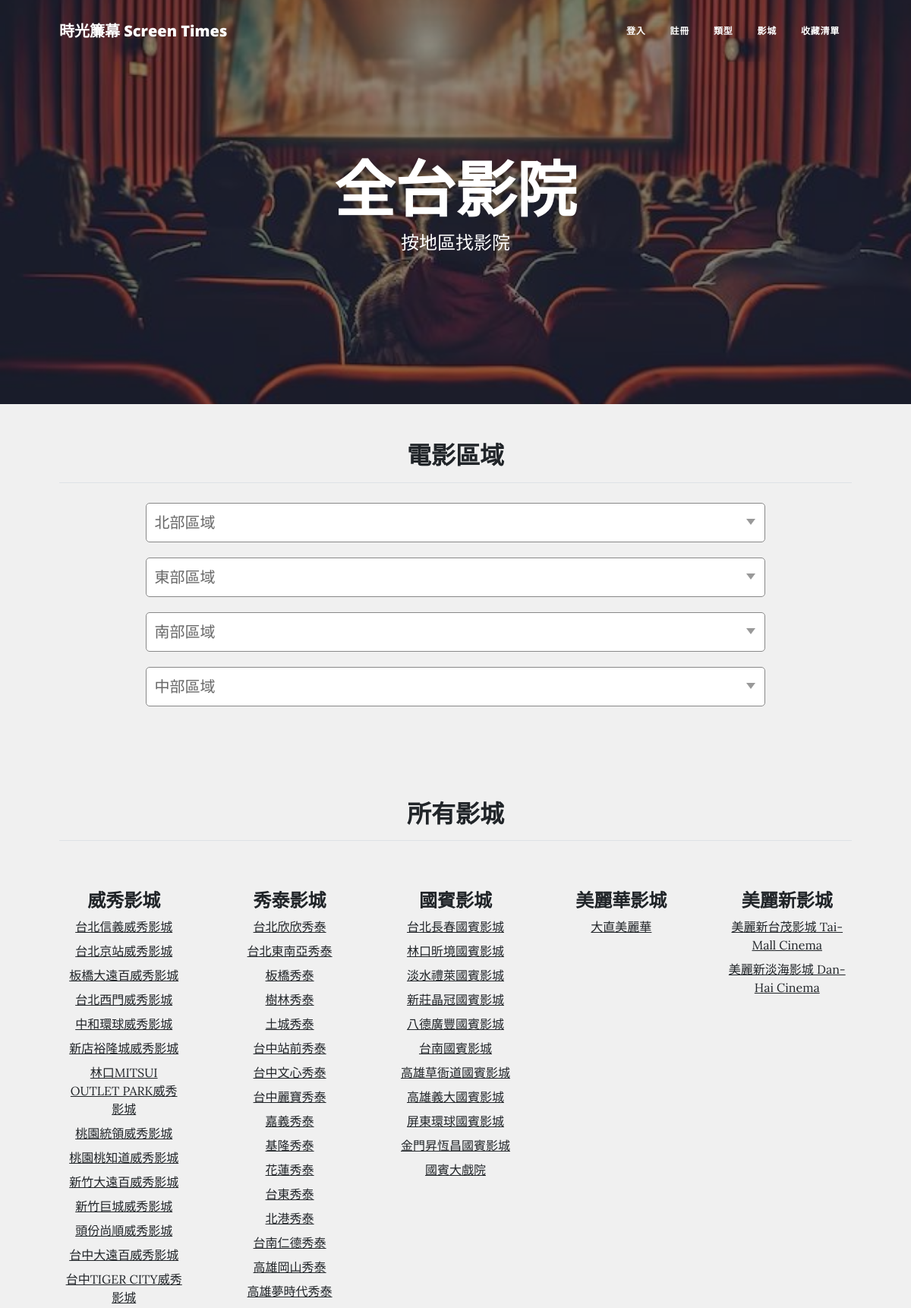
/theater/ (upper part), run on the app's committed database.
### movie_ticket_booking/models.py (models this page shows)
class Theater(models.Model):
    name = models.CharField(max_length=40, null=False)
    place = models.CharField(max_length=40, null=False)
    class Meta:
        db_table = "db_theater"

### movie_ticket_booking/views.py (the view)
# urls.py: path("theater/", views.show_theater_list),
def show_theater_list(request):
    if "username" in request.session:
        user = request.session["username"]
        admin = request.session["admin"]
    else:
        user = None
        admin = None
    theater_north, theater_west, theater_east, theater_south = [], [], [], []
    for i in ["台北市", "新北市", "基隆市", "宜蘭縣", "桃園市", "新竹縣", "新竹市"]:
        theater_north += Theater.objects.filter(place__contains=i)
    for j in ["苗栗縣", "台中市", "彰化縣", "南投縣", "雲林縣"]:
        theater_west += Theater.objects.filter(place__contains=j)
    for k in ["花蓮縣", "台東縣"]:
        theater_east += Theater.objects.filter(place__contains=k)
    for l in ["嘉義縣", "嘉義市", "台南市", "高雄市", "屏東縣"]:
        theater_south += Theater.objects.filter(place__contains=l)
    theater_vs = Theater.objects.filter(name__contains="威秀")
    theater_st = Theater.objects.filter(name__contains="秀泰")
    theater_ab = Theater.objects.filter(name__contains="國賓")
    theater_mrm = Theater.objects.filter(name__contains="美麗華")
    theater_mrn = Theater.objects.filter(name__contains="美麗新")
    return render(request, "theaterList.html", locals())

### templates/theaterList.html (shortened to what this page needs)
{% extends 'base.html' %}
{% block header %}
<h1>全台影院</h1>
<span class="subheading">按地區找影院</span>
{% endblock %}
{% block content %}
<div class="container px-4 px-lg-5">
  <h2 class="text-center mt-0">電影區域</h2>
  <hr class="divider" />
<div class="selectArea">
  <div class="drop">
    <div class="dropOption">
      <span>北部區域</span>
    </div>
  </div>
  <div class="drop">
    <div class="dropOption">
      <span>東部區域</span>
    </div>
  </div>
  <div class="drop">
    <div class="dropOption">
      <span>南部區域</span>
    </div>
  </div>
  <div class="drop">
    <div class="dropOption">
      <span>中部區域</span>
    </div>
  </div>
</div>
</div>
<section class="page-section" id="services">
  <div class="container px-4 px-lg-5">
      <h2 class="text-center mt-0">所有影城</h2>
      <hr class="divider" />
      <div class="row gx-4 gx-lg-5">
          <div class="col-lg-25 col-md-6 text-center">
              <div class="mt-5">
                  <h3 class="h4 mb-2">威秀影城</h3>
                  {% for i in theater_vs %}
                  <p class="place_theater"><a href="/theater/{{ i.name }}">{{ i.name }}</a></p>
                  {% endfor %}
              </div>
          </div>
          <div class="col-lg-25 col-md-6 text-center">
              <div class="mt-5">
                  <h3 class="h4 mb-2">秀泰影城</h3>
                  {% for i in theater_st %}
                  <p class="place_theater"><a href="/theater/{{ i.name }}">{{ i.name }}</a></p>
                  {% endfor %}
              </div>
          </div>
          <div class="col-lg-25 col-md-6 text-center">
              <div class="mt-5">
                  <h3 class="h4 mb-2">國賓影城</h3>
                  {% for i in theater_ab %}
                  <p class="place_theater"><a href="/theater/{{ i.name }}">{{ i.name }}</a></p>
                  {% endfor %}
              </div>
          </div>
          <div class="col-lg-25 col-md-6 text-center">
              <div class="mt-5">
                  <h3 class="h4 mb-2">美麗華影城</h3>
                  {% for i in theater_mrm %}
                  <p class="place_theater"><a href="/theater/{{ i.name }}">{{ i.name }}</a></p>
                  {% endfor %}
              </div>
          </div>
          <div class="col-lg-25 col-md-6 text-center">
            <div class="mt-5">
                <h3 class="h4 mb-2">美麗新影城</h3>
                {% for i in theater_mrn %}
                  <p class="place_theater"><a href="/theater/{{ i.name }}">{{ i.name }}</a></p>
                  {% endfor %}
            </div>
        </div>
      </div>
  </div>
</section>
{% endblock %}

### static/css/style.css (style rules this page uses)
body { background-color: #f0f0f0; }
.selectArea { width: 100%; margin: auto; height: 400px; }
.place_theater { font-size: 16px; margin: 8px 8px; }
.drop { position: relative; display: block; width: 80%; padding: 10px; margin: auto; }
.drop .dropOption { position: relative; width: auto; color: #666; font-size: 20px; background-color: #fff; padding: 10px; border: 1px solid #888; border-radius: 5px; box-sizing: border-box; cursor: pointer; }
.drop .dropOption::after { content: ""; position: absolute; top: 20px; right: 12px; border-width: 8px 6px; border-style: solid; border-color: #999 transparent transparent transparent; }

### data on the page
Theater: name "台北信義威秀影城"
Theater: name "台北京站威秀影城"
Theater: name "板橋大遠百威秀影城"
Theater: name "台北西門威秀影城"
Theater: name "中和環球威秀影城"
Theater: name "新店裕隆城威秀影城"
Theater: name "林口MITSUI OUTLET PARK威秀影城"
Theater: name "桃園統領威秀影城"
Theater: name "桃園桃知道威秀影城"
Theater: name "新竹大遠百威秀影城"
Theater: name "新竹巨城威秀影城"
Theater: name "頭份尚順威秀影城"
Theater: name "台中大遠百威秀影城"
Theater: name "台中TIGER CITY威秀影城"
Theater: name "台北欣欣秀泰"
Theater: name "台北東南亞秀泰"
Theater: name "板橋秀泰"
Theater: name "樹林秀泰"
Theater: name "土城秀泰"
Theater: name "台中站前秀泰"
Theater: name "台中文心秀泰"
Theater: name "台中麗寶秀泰"
Theater: name "嘉義秀泰"
Theater: name "基隆秀泰"
Theater: name "花蓮秀泰"
Theater: name "台東秀泰"
Theater: name "北港秀泰"
Theater: name "台南仁德秀泰"
Theater: name "高雄岡山秀泰"
Theater: name "高雄夢時代秀泰"
Theater: name "台北長春國賓影城"
Theater: name "林口昕境國賓影城"
Theater: name "淡水禮萊國賓影城"
Theater: name "新莊晶冠國賓影城"
Theater: name "八德廣豐國賓影城"
Theater: name "台南國賓影城"
Theater: name "高雄草衙道國賓影城"
Theater: name "高雄義大國賓影城"
Theater: name "屏東環球國賓影城"
Theater: name "金門昇恆昌國賓影城"
Theater: name "國賓大戲院"
Theater: name "大直美麗華"
Theater: name "美麗新台茂影城 Tai-Mall Cinema"
Theater: name "美麗新淡海影城 Dan-Hai Cinema"
